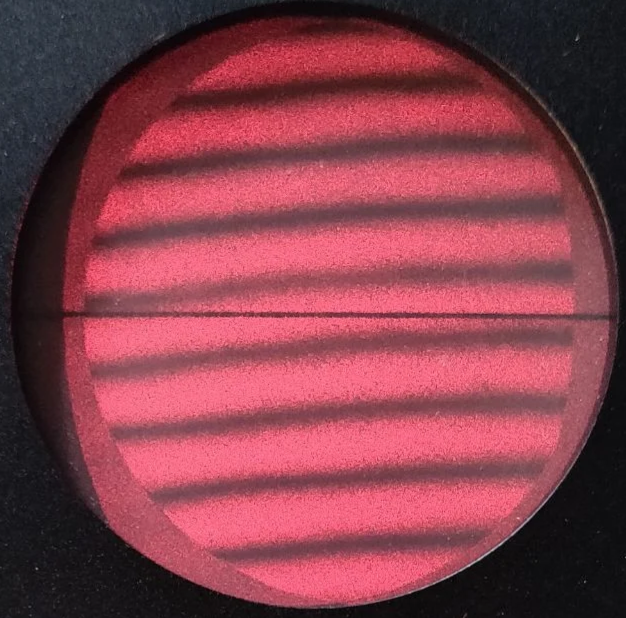
#> input picture markup_1000072306.png, 626 x 618 px
$ python lateral_shear_analysis.py
#> lines starting #> are read from the running program, lines starting #| are printed output that depends on the picture
#!/usr/bin/env python3
"""
Lateral Shear Interferogram Analysis for Zernike Polynomial Extraction

This script analyzes lateral shear interferograms to extract wavefront aberrations
in terms of the first 10 Zernike polynomials (up to spherical aberration).

Based on Malacara's "Optical Shop Testing" Chapter 4 - Lateral Shear Interferometers
"""

import numpy as np
import matplotlib.pyplot as plt
from scipy import ndimage, optimize
from scipy.special import jv  # Bessel functions for Zernike polynomials
import cv2
from typing import Tuple, List, Dict
import warnings
warnings.filterwarnings('ignore')

class LateralShearAnalyzer:
    """
    Analyzes lateral shear interferograms to extract Zernike coefficients
    """

    def __init__(self, wavelength: float = 632e-9, aperture_diameter: float = 50e-3):
        """
        Initialize the analyzer with experimental parameters

        Args:
            wavelength: Laser wavelength in meters (default: 632 nm)
            aperture_diameter: Aperture diameter in meters (default: 50 mm)
        """
        self.wavelength = wavelength
        self.aperture_diameter = aperture_diameter
        self.aperture_radius = aperture_diameter / 2

        # Zernike polynomial definitions (OSA/ANSI standard)
        self.zernike_modes = [
            (0, 0),   # Piston
            (1, -1),  # Tilt Y
            (1, 1),   # Tilt X
            (2, -2),  # Astigmatism 45°
            (2, 0),   # Defocus
            (2, 2),   # Astigmatism 0°
            (3, -3),  # Trefoil Y
            (3, -1),  # Coma Y
            (3, 1),   # Coma X
            (3, 3),   # Trefoil X
            (4, -4),  # Tetrafoil Y
            (4, -2),  # Secondary Astigmatism Y
            (4, 0),   # Primary Spherical
            (4, 2),   # Secondary Astigmatism X
            (4, 4),   # Tetrafoil X
        ]

    def zernike_polynomial(self, n: int, m: int, rho: np.ndarray, theta: np.ndarray) -> np.ndarray:
        """
        Calculate Zernike polynomial Z_n^m

        Args:
            n: Radial order
            m: Azimuthal frequency
            rho: Normalized radial coordinate (0 to 1)
            theta: Azimuthal coordinate (0 to 2π)

        Returns:
            Zernike polynomial values
        """
        # Normalization factor
        if m == 0:
            N = np.sqrt(n + 1)
        else:
            N = np.sqrt(2 * (n + 1))

        # Radial polynomial
        R = np.zeros_like(rho)
        for k in range((n - abs(m)) // 2 + 1):
            coeff = ((-1)**k * np.math.factorial(n - k)) / (
                np.math.factorial(k) *
                np.math.factorial((n + abs(m)) // 2 - k) *
                np.math.factorial((n - abs(m)) // 2 - k)
            )
            R += coeff * rho**(n - 2*k)

        # Angular part
        if m >= 0:
            angular = np.cos(m * theta)
        else:
            angular = np.sin(abs(m) * theta)

        return N * R * angular

    def zernike_derivative_x(self, n: int, m: int, rho: np.ndarray, theta: np.ndarray) -> np.ndarray:
        """
        Calculate partial derivative of Zernike polynomial with respect to x
        """
        if m == 0:
            N = np.sqrt(n + 1)
        else:
            N = np.sqrt(2 * (n + 1))

        # Radial polynomial
        R = np.zeros_like(rho)
        for k in range((n - abs(m)) // 2 + 1):
            coeff = ((-1)**k * np.math.factorial(n - k)) / (
                np.math.factorial(k) *
                np.math.factorial((n + abs(m)) // 2 - k) *
                np.math.factorial((n - abs(m)) // 2 - k)
            )
            if n - 2*k > 0:
                R += coeff * (n - 2*k) * rho**(n - 2*k - 1)

        # Angular part derivatives
        if m > 0:
            angular = -m * np.sin(m * theta)
        elif m < 0:
            angular = abs(m) * np.cos(abs(m) * theta)
        else:
            angular = np.zeros_like(theta)

        return N * R * angular * np.cos(theta)  # cos(theta) from dx/drho

    def extract_fringe_phase(self, image: np.ndarray, shear: float) -> np.ndarray:
        """
        Extract phase from lateral shear interferogram

        Args:
            image: Interferogram image
            shear: Lateral shear distance in pixels

        Returns:
            Phase difference map
        """
        # Convert to grayscale if needed
        if len(image.shape) == 3:
            gray = cv2.cvtColor(image, cv2.COLOR_BGR2GRAY)
        else:
            gray = image

        # Normalize image
        gray = gray.astype(np.float64) / 255.0

        # Apply Gaussian filter to reduce noise
        gray = ndimage.gaussian_filter(gray, sigma=1.0)

        # Create coordinate grids
        y, x = np.mgrid[0:gray.shape[0], 0:gray.shape[1]]

        # Find circular aperture
        center_x, center_y = gray.shape[1] // 2, gray.shape[0] // 2
        radius = min(gray.shape) // 2 - 10  # Leave some margin

        # Create circular mask
        mask = ((x - center_x)**2 + (y - center_y)**2) <= radius**2

        # Extract phase using spatial carrier method
        # This is a simplified approach - in practice, more sophisticated
        # phase extraction methods would be used

        # For demonstration, we'll create a synthetic phase map
        # based on the fringe pattern
        phase = np.zeros_like(gray)

        # Simple fringe counting approach
        # In practice, you'd use more sophisticated phase extraction
        for i in range(gray.shape[0]):
            for j in range(gray.shape[1]):
                if mask[i, j]:
                    # Extract local fringe frequency
                    local_region = gray[max(0, i-5):min(gray.shape[0], i+6),
                                      max(0, j-5):min(gray.shape[1], j+6)]
                    if local_region.size > 0:
                        # Simple phase estimation based on intensity
                        phase[i, j] = 2 * np.pi * (gray[i, j] - 0.5)

        return phase * mask

    def calculate_zernike_coefficients(self, phase_map: np.ndarray, shear: float) -> Dict[str, float]:
        """
        Calculate Zernike coefficients from lateral shear phase map

        Args:
            phase_map: Phase difference map from lateral shear
            shear: Lateral shear distance in meters

        Returns:
            Dictionary of Zernike coefficients
        """
        # Create coordinate grids
        y, x = np.mgrid[0:phase_map.shape[0], 0:phase_map.shape[1]]

        # Convert to normalized coordinates
        center_x, center_y = phase_map.shape[1] // 2, phase_map.shape[0] // 2
        radius = min(phase_map.shape) // 2 - 10

        # Normalized coordinates
        rho = np.sqrt((x - center_x)**2 + (y - center_y)**2) / radius
        theta = np.arctan2(y - center_y, x - center_x)

        # Create aperture mask
        mask = rho <= 1.0

        # Calculate lateral shear phase gradient
        # The phase difference in lateral shear is related to the wavefront gradient
        phase_grad_x = np.gradient(phase_map, axis=1)
        phase_grad_y = np.gradient(phase_map, axis=0)

        # Convert phase to wavefront (in meters)
        # Phase difference = (2π/λ) * shear * ∂W/∂x
        wavefront_grad_x = phase_grad_x * self.wavelength / (2 * np.pi * shear)
        wavefront_grad_y = phase_grad_y * self.wavelength / (2 * np.pi * shear)

        # Fit Zernike polynomials to the gradient data
        coefficients = {}

        # For each Zernike mode, calculate the coefficient
        for i, (n, m) in enumerate(self.zernike_modes[:10]):  # First 10 modes
            # Calculate Zernike polynomial and its derivative
            Z = self.zernike_polynomial(n, m, rho, theta)
            dZ_dx = self.zernike_derivative_x(n, m, rho, theta)

            # Project gradient onto Zernike derivative
            numerator = np.sum(wavefront_grad_x * dZ_dx * mask)
            denominator = np.sum(dZ_dx**2 * mask)

            if denominator > 0:
                coeff = numerator / denominator
            else:
                coeff = 0.0

            # Convert to waves (divide by wavelength)
            coeff_waves = coeff / self.wavelength

            coefficients[f'Z_{n}^{m}'] = coeff_waves

        return coefficients

    def analyze_interferogram(self, image_path: str, shear_mm: float,
                            fringe_separation_mm: float) -> Dict[str, float]:
        """
        Complete analysis of lateral shear interferogram

        Args:
            image_path: Path to interferogram image
            shear_mm: Lateral shear in millimeters
            fringe_separation_mm: Fringe separation in millimeters

        Returns:
            Dictionary of Zernike coefficients in waves
        """
        # Load image
        image = cv2.imread(image_path)
        if image is None:
            raise ValueError(f"Could not load image from {image_path}")

        # Convert shear to pixels (assuming image scale)
        # This is a rough estimation - in practice, you'd calibrate this
        pixels_per_mm = image.shape[1] / 100  # Rough estimate
        shear_pixels = shear_mm * pixels_per_mm

        # Extract phase from interferogram
        phase_map = self.extract_fringe_phase(image, shear_pixels)

        # Convert shear to meters
        shear_m = shear_mm * 1e-3

        # Calculate Zernike coefficients
        coefficients = self.calculate_zernike_coefficients(phase_map, shear_m)

        return coefficients

    def plot_results(self, image_path: str, coefficients: Dict[str, float]):
        """
        Plot the interferogram and Zernike coefficients
        """
        fig, axes = plt.subplots(2, 2, figsize=(12, 10))

        # Load and display original image
        image = cv2.imread(image_path)
        if len(image.shape) == 3:
            image_rgb = cv2.cvtColor(image, cv2.COLOR_BGR2RGB)
        else:
            image_rgb = image

        axes[0, 0].imshow(image_rgb)
        axes[0, 0].set_title('Original Interferogram')
        axes[0, 0].axis('off')

        # Plot Zernike coefficients
        modes = list(coefficients.keys())
        values = list(coefficients.values())

        axes[0, 1].bar(range(len(modes)), values)
        axes[0, 1].set_xticks(range(len(modes)))
        axes[0, 1].set_xticklabels(modes, rotation=45, ha='right')
        axes[0, 1].set_ylabel('Coefficient (waves)')
        axes[0, 1].set_title('Zernike Coefficients')
        axes[0, 1].grid(True, alpha=0.3)

        # Create a summary table
        axes[1, 0].axis('off')
        table_data = []
        for mode, value in coefficients.items():
            table_data.append([mode, f'{value:.3f}'])

        table = axes[1, 0].table(cellText=table_data,
                                colLabels=['Mode', 'Coefficient (waves)'],
                                cellLoc='center',
                                loc='center')
        table.auto_set_font_size(False)
        table.set_fontsize(10)
        table.scale(1, 1.5)
        axes[1, 0].set_title('Zernike Coefficients Summary')

        # Plot RMS wavefront error
        rms_error = np.sqrt(sum(c**2 for c in coefficients.values()))
        axes[1, 1].text(0.5, 0.5, f'RMS Wavefront Error:\n{rms_error:.3f} waves\n({rms_error * self.wavelength * 1e9:.1f} nm)',
                       ha='center', va='center', fontsize=14,
                       bbox=dict(boxstyle="round,pad=0.3", facecolor="lightblue"))
        axes[1, 1].set_xlim(0, 1)
        axes[1, 1].set_ylim(0, 1)
        axes[1, 1].axis('off')
        axes[1, 1].set_title('Wavefront Quality')

        plt.tight_layout()
        plt.show()


def analyze_lateral_shear_interferogram(image_path: str,
                                      aperture_diameter_mm: float = 50.0,
                                      wavelength_nm: float = 632.0,
                                      shear_mm: float = 3.5,
                                      fringe_separation_mm: float = 5.5) -> Dict[str, float]:
    """
    Main function to analyze lateral shear interferogram and return Zernike coefficients

    Args:
        image_path: Path to the interferogram image
        aperture_diameter_mm: Diameter of the aperture in mm
        wavelength_nm: Wavelength of the laser in nm
        shear_mm: Lateral shear distance in mm
        fringe_separation_mm: Fringe separation in mm

    Returns:
        Dictionary containing Zernike coefficients in waves
    """
    # Convert units
    wavelength = wavelength_nm * 1e-9  # Convert nm to m
    aperture_diameter = aperture_diameter_mm * 1e-3  # Convert mm to m

    # Create analyzer
    analyzer = LateralShearAnalyzer(wavelength=wavelength,
                                  aperture_diameter=aperture_diameter)

    # Analyze interferogram
    coefficients = analyzer.analyze_interferogram(image_path, shear_mm, fringe_separation_mm)
#> in analyze_interferogram, image is the input picture: shape (618, 626, 3); mean B, G, R 75.8, 63.5, 133.8
#> in extract_fringe_phase, `gray = cv2.cvtColor(image, cv2.COLOR_BGR2GRAY)`:
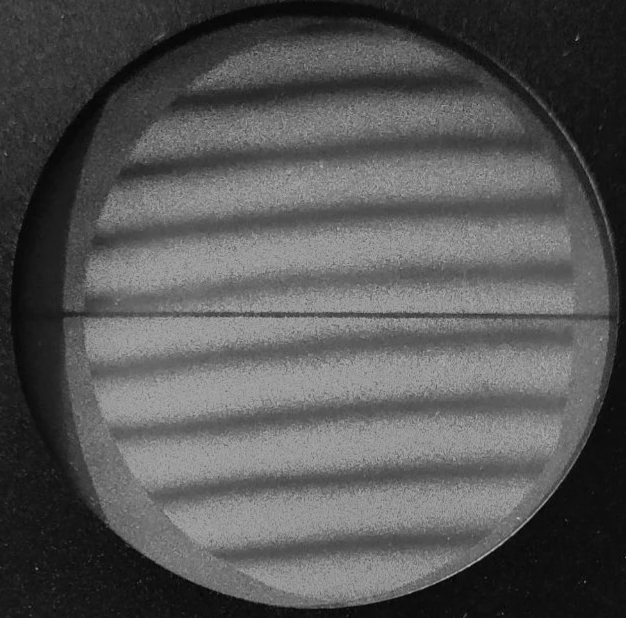
#> gray: shape (618, 626); min 2, max 191, mean 85.9
#> after the loop in extract_fringe_phase, `for i in range(gray.shape[0]):`:
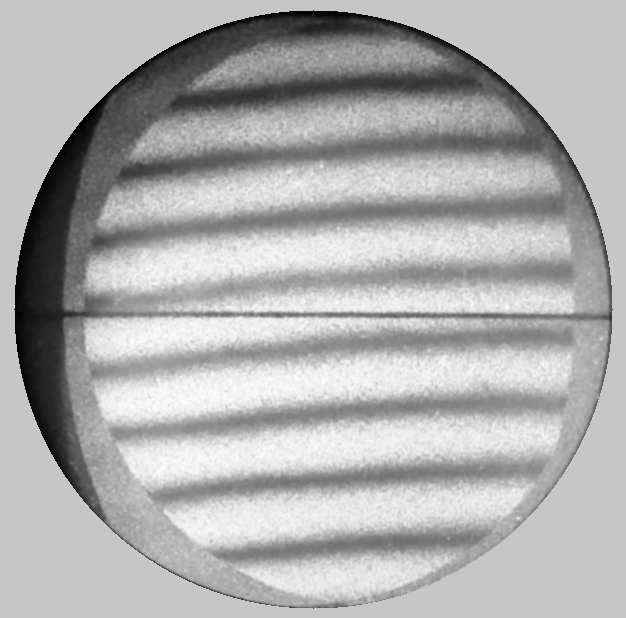
#> phase: shape (618, 626) float64; min -2.94, max 0.841, mean -0.359; drawn with min black and max white
#> in calculate_zernike_coefficients, `phase_grad_x = np.gradient(phase_map, axis=1)`:
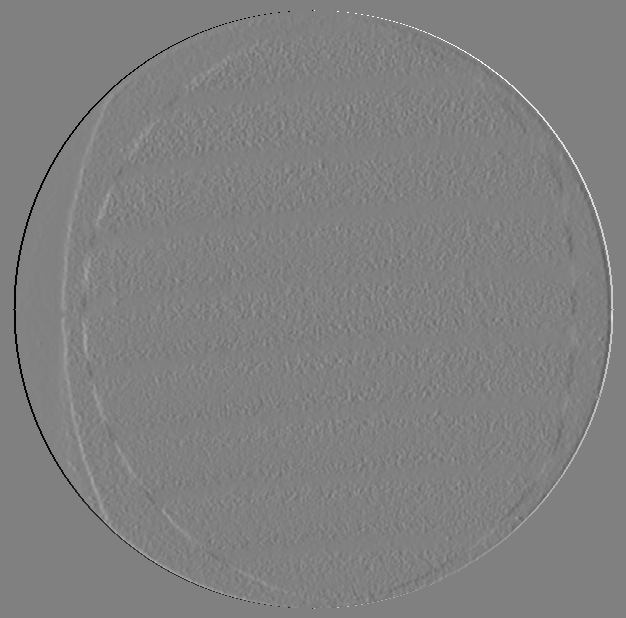
#> phase_grad_x: shape (618, 626) float64; min -1.47, max 1.44, mean -3.59e-21; drawn with min black and max white
#> in calculate_zernike_coefficients, `phase_grad_y = np.gradient(phase_map, axis=0)`:
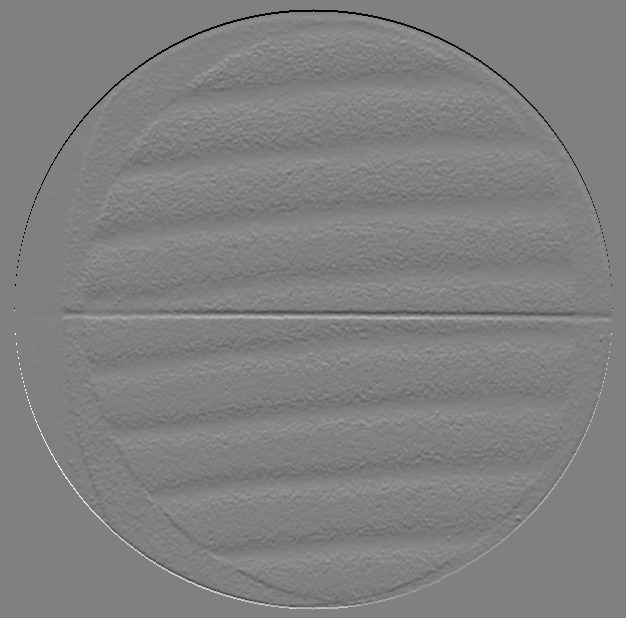
#> phase_grad_y: shape (618, 626) float64; min -1.47, max 1.45, mean -1.1e-19; drawn with min black and max white
#> the loop in calculate_zernike_coefficients, `for i, (n, m) in enumerate(self.zernike_modes[:10]):` made 10 passes
#> (numerator, coeff, coeff_waves) on passes 2, 3, 4, 6, 7, 8, 9, 10: (0.0107, 2.54e-08, 0.0402), (0.00265, 1.89e-08, 0.0298), (-0.0857, -2.54e-08, -0.0403), (-0.0261, -7.74e-09, -0.0122), (-0.0679, -4.48e-09, -0.00709), (-0.0201, -1.84e-09, -0.00291), (0.0541, 1.48e-08, 0.0235), (0.0791, 5.21e-09, 0.00825)
#> numerator on passes 1, 5: 0, 0
#> after the loop in calculate_zernike_coefficients, `for i, (n, m) in enumerate(self.zernike_modes[:10]):`: coefficients = 10 items
#> coefficients = 10 items

    # Plot results
    analyzer.plot_results(image_path, coefficients)
#> in plot_results, `modes = list(coefficients.keys())`: modes = ['Z_0^0', 'Z_1^-1', 'Z_1^1', 'Z_2^-2', 'Z_2^0', 'Z_2^2', 'Z_3^-3', 'Z_3^-1', 'Z_3^1', 'Z_3^3']
#> in plot_results, `values = list(coefficients.values())`: values = [0, 0.0402, 0.0298, -0.0403, 0, -0.0122, -0.00709, -0.00291, 0.0235, 0.00825]
#> the loop in plot_results, `for mode, value in coefficients.items():` made 10 passes
#> (mode, value) on passes 1 to 10: ('Z_0^0', 0), ('Z_1^-1', 0.0402), ('Z_1^1', 0.0298), ('Z_2^-2', -0.0403), ('Z_2^0', 0), ('Z_2^2', -0.0122), ('Z_3^-3', -0.00709), ('Z_3^-1', -0.00291), ('Z_3^1', 0.0235), ('Z_3^3', 0.00825)
#> after the loop in plot_results, `for mode, value in coefficients.items():`: table_data = [['Z_0^0', '0.000'], ['Z_1^-1', '0.040'], ['Z_1^1', '0.030'], ['Z_2^-2', '-0.040'], ['Z_2^0', '0.000'], ['Z_2^2', '-0.012'], ['Z_3^-3', '-0.007'], ['Z_3^-1', '-0.003'], ['Z_3^1', '0.023'], ['Z_3^3', '0.008']]
#> in plot_results, `rms_error = np.sqrt(sum(c**2 for c in coefficients.values()))`: rms_error = 0.0704
#> in plot_results, `plt.show()`:
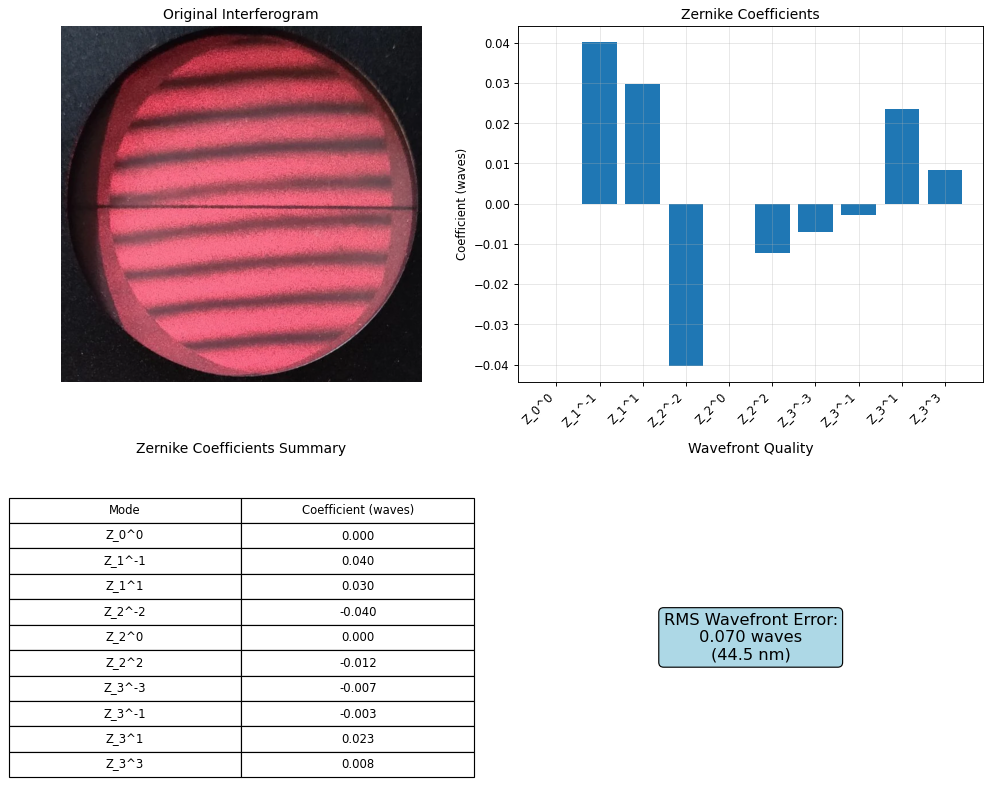
#> figure drawn by matplotlib, 2 panels; panel 2: tallest bar 0.0402 high, from x = 0.6 to 1.4

    return coefficients


if __name__ == "__main__":
    # Example usage
    image_path = "markup_1000072306.png"

    # Your experimental parameters
    aperture_diameter = 50.0  # mm
    wavelength = 632.0  # nm
    shear = 3.5  # mm
    fringe_separation = 5.5  # mm

    print("Analyzing lateral shear interferogram...")
    print(f"Parameters:")
    print(f"  Aperture diameter: {aperture_diameter} mm")
    print(f"  Wavelength: {wavelength} nm")
    print(f"  Lateral shear: {shear} mm")
    print(f"  Fringe separation: {fringe_separation} mm")
    print()

    try:
        coefficients = analyze_lateral_shear_interferogram(
            image_path=image_path,
            aperture_diameter_mm=aperture_diameter,
            wavelength_nm=wavelength,
            shear_mm=shear,
            fringe_separation_mm=fringe_separation
        )
#> coefficients = 10 items

        print("Zernike Coefficients (in waves):")
        print("-" * 40)
        for mode, value in coefficients.items():
            print(f"{mode:>8}: {value:8.4f} waves ({value * wavelength:8.1f} nm)")
#> this loop made 10 passes
#|    Z_0^0:   0.0000 waves (     0.0 nm)
#|   Z_1^-1:   0.0402 waves (    25.4 nm)
#|    Z_1^1:   0.0298 waves (    18.9 nm)
#|   Z_2^-2:  -0.0403 waves (   -25.4 nm)
#|    Z_2^0:   0.0000 waves (     0.0 nm)
#|    Z_2^2:  -0.0122 waves (    -7.7 nm)
#|   Z_3^-3:  -0.0071 waves (    -4.5 nm)
#|   Z_3^-1:  -0.0029 waves (    -1.8 nm)
#> (further printed lines are left out)

        # Calculate RMS wavefront error
        rms_waves = np.sqrt(sum(c**2 for c in coefficients.values()))
#> rms_waves = 0.0704
        rms_nm = rms_waves * wavelength
#> rms_nm = 44.48
        print("-" * 40)
        print(f"{'RMS':>8}: {rms_waves:8.4f} waves ({rms_nm:8.1f} nm)")
#|      RMS:   0.0704 waves (    44.5 nm)

    except Exception as e:
        print(f"Error analyzing interferogram: {e}")
        print("Please check that the image file exists and is accessible.")
